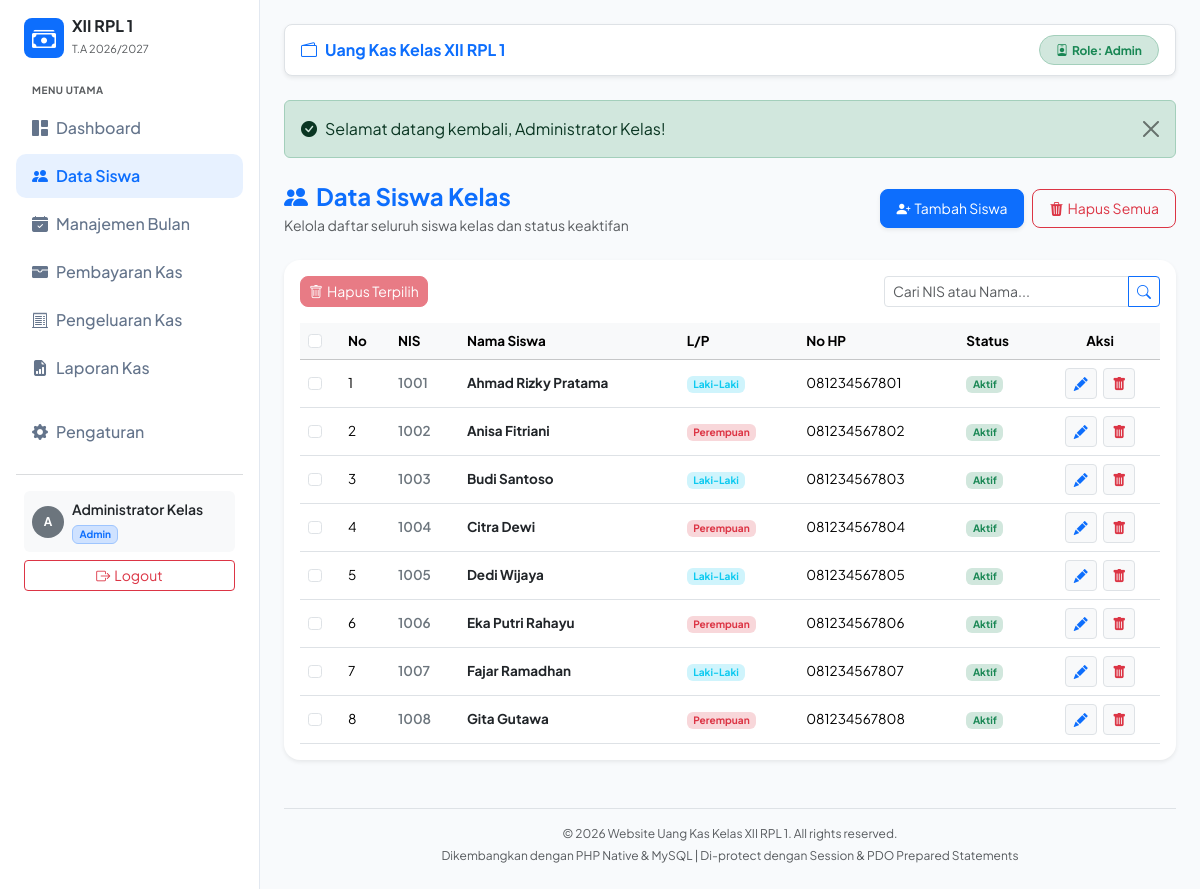
Page /php_native/pages/siswa.php (signed in) on the committed database.
### tables this page shows
CREATE TABLE `pengaturan` (
  `id` INT PRIMARY KEY DEFAULT 1,
  `nama_kelas` VARCHAR(50) NOT NULL DEFAULT 'XII RPL 1',
  `nominal_kas_mingguan` DECIMAL(12,2) NOT NULL DEFAULT 5000,
  `tahun_ajaran` VARCHAR(20) NOT NULL DEFAULT '2026/2027',
  `nama_wali_kelas` VARCHAR(100) DEFAULT 'Dra. Endang Susilowati',
  `nama_bendahara` VARCHAR(100) DEFAULT 'Siti Rahma'
);

CREATE TABLE `siswa` (
  `id` INT AUTO_INCREMENT PRIMARY KEY,
  `nis` VARCHAR(20) NOT NULL UNIQUE,
  `nama` VARCHAR(100) NOT NULL,
  `jenis_kelamin` ENUM('L', 'P') NOT NULL,
  `no_hp` VARCHAR(20) DEFAULT NULL,
  `status` ENUM('Aktif', 'Non-Aktif') DEFAULT 'Aktif',
  `created_at` DATETIME DEFAULT CURRENT_TIMESTAMP
);

### php_native/pages/siswa.php (the view, shortened to what this page needs)
<?php
require_once '../includes/header.php';
require_once '../includes/sidebar.php';
require_once '../includes/navbar.php';
$search = trim($_GET['search'] ?? '');
if (!empty($search)) {
    $stmt = $pdo->prepare("SELECT * FROM siswa WHERE nama LIKE ? OR nis LIKE ? ORDER BY nama ASC");
    $stmt->execute(["%$search%", "%$search%"]);
} else {
    $stmt = $pdo->query("SELECT * FROM siswa ORDER BY nama ASC");
}
$list_siswa = $stmt->fetchAll();
?>
<div class="d-flex flex-column flex-md-row justify-content-between align-items-md-center mb-4 gap-3">
    <div>
        <h4 class="fw-bold mb-1 text-primary"><i class="bi bi-people-fill me-2"></i>Data Siswa Kelas</h4>
        <p class="text-muted small mb-0">Kelola daftar seluruh siswa kelas dan status keaktifan</p>
    </div>
    <div class="d-flex gap-2">
        <button type="button" class="btn btn-primary btn-sm rounded-3 shadow-sm px-3 py-2" data-bs-toggle="modal" data-bs-target="#modalTambahSiswa">
            <i class="bi bi-person-plus-fill me-1"></i>Tambah Siswa
        </button>
        <?php if (is_admin()): ?>
        <button type="button" class="btn btn-outline-danger btn-sm rounded-3 px-3 py-2" data-bs-toggle="modal" data-bs-target="#modalDeleteAll">
            <i class="bi bi-trash3-fill me-1"></i>Hapus Semua
        </button>
        <?php endif; ?>
    </div>
</div>
<div class="card border-0 shadow-sm rounded-4 p-3 bg-white">
    <form action="" method="POST" id="formBulkDelete">
        <div class="row g-3 justify-content-between align-items-center mb-3">
            <div class="col-12 col-md-6 d-flex gap-2">
                <button type="submit" name="bulk_delete" class="btn btn-sm btn-danger rounded-3" onclick="return confirm('Yakin ingin menghapus siswa yang dipilih?')" id="btnBulkDelete" disabled>
                    <i class="bi bi-trash me-1"></i>Hapus Terpilih
                </button>
            </div>
            <div class="col-12 col-md-4">
                <form action="" method="GET">
                    <div class="input-group">
                        <input type="text" name="search" class="form-control form-control-sm" placeholder="Cari NIS atau Nama..." value="<?= htmlspecialchars($search); ?>">
                        <button class="btn btn-outline-primary btn-sm" type="submit"><i class="bi bi-search"></i></button>
                    </div>
                </form>
            </div>
        </div>
        <div class="table-responsive">
            <table class="table table-hover align-middle mb-0" style="font-size: 13.5px;">
                <thead class="table-light">
                    <tr>
                        <th width="40"><input type="checkbox" id="checkAll" class="form-check-input"></th>
                        <th width="50">No</th>
                        <th>NIS</th>
                        <th>Nama Siswa</th>
                        <th>L/P</th>
                        <th>No HP</th>
                        <th>Status</th>
                        <th width="120" class="text-center">Aksi</th>
                    </tr>
                </thead>
                <tbody>
                    <?php $no = 1; foreach ($list_siswa as $s): ?>
                    <tr>
                        <td><input type="checkbox" name="siswa_ids[]" value="<?= $s['id']; ?>" class="form-check-input checkItem"></td>
                        <td><?= $no++; ?></td>
                        <td class="fw-semibold text-secondary"><?= htmlspecialchars($s['nis']); ?></td>
                        <td class="fw-bold text-dark"><?= htmlspecialchars($s['nama']); ?></td>
                        <td>
                            <span class="badge bg-<?= $s['jenis_kelamin'] == 'L' ? 'info' : 'danger'; ?>-subtle text-<?= $s['jenis_kelamin'] == 'L' ? 'info' : 'danger'; ?>">
                                <?= $s['jenis_kelamin'] == 'L' ? 'Laki-Laki' : 'Perempuan'; ?>
                            </span>
                        </td>
                        <td><?= htmlspecialchars($s['no_hp'] ?: '-'); ?></td>
                        <td>
                            <span class="badge bg-<?= $s['status'] == 'Aktif' ? 'success' : 'secondary'; ?>-subtle text-<?= $s['status'] == 'Aktif' ? 'success' : 'secondary'; ?>">
                                <?= htmlspecialchars($s['status']); ?>
                            </span>
                        </td>
                        <td class="text-center">
                            <button type="button" class="btn btn-sm btn-light border text-primary me-1" data-bs-toggle="modal" data-bs-target="#modalEditSiswa<?= $s['id']; ?>">
                                <i class="bi bi-pencil-fill"></i>
                            </button>
                            <a href="siswa.php?action=delete&id=<?= $s['id']; ?>" class="btn btn-sm btn-light border text-danger" onclick="return confirm('Yakin hapus data siswa ini?')">
                                <i class="bi bi-trash-fill"></i>
                            </a>
                        </td>
                    </tr>
                    <?php endforeach; ?>
                </tbody>
            </table>
        </div>
    </form>
</div>
<?php require_once '../includes/footer.php'; ?>

### php_native/includes/sidebar.php
<?php
$current_page = basename($_SERVER['PHP_SELF']);
?>
<div class="sidebar p-3 d-none d-md-block">
    <div class="d-flex align-items-center gap-2 mb-4 px-2">
        <div class="bg-primary text-white rounded-3 p-2 d-flex align-items-center justify-content-center" style="width: 40px; height: 40px;">
            <i class="bi bi-cash-stack fs-4"></i>
        </div>
        <div>
            <h6 class="fw-bold mb-0 text-dark"><?= htmlspecialchars($setting['nama_kelas']); ?></h6>
            <small class="text-muted" style="font-size: 11px;">T.A <?= htmlspecialchars($setting['tahun_ajaran']); ?></small>
        </div>
    </div>
    <div class="text-uppercase text-muted px-3 mb-2" style="font-size: 10px; font-weight: 700; letter-spacing: 0.5px;">Menu Utama</div>
    <ul class="nav nav-pills flex-column mb-auto">
        <li class="nav-item">
            <a href="dashboard.php" class="nav-link <?= $current_page == 'dashboard.php' ? 'active' : ''; ?>">
                <i class="bi bi-grid-1x2-fill me-2"></i>Dashboard
            </a>
        </li>
        <li class="nav-item">
            <a href="siswa.php" class="nav-link <?= $current_page == 'siswa.php' ? 'active' : ''; ?>">
                <i class="bi bi-people-fill me-2"></i>Data Siswa
            </a>
        </li>
        <li class="nav-item">
            <a href="bulan.php" class="nav-link <?= $current_page == 'bulan.php' ? 'active' : ''; ?>">
                <i class="bi bi-calendar-check-fill me-2"></i>Manajemen Bulan
            </a>
        </li>
        <li class="nav-item">
            <a href="pembayaran.php" class="nav-link <?= $current_page == 'pembayaran.php' ? 'active' : ''; ?>">
                <i class="bi bi-wallet-fill me-2"></i>Pembayaran Kas
            </a>
        </li>
        <li class="nav-item">
            <a href="pengeluaran.php" class="nav-link <?= $current_page == 'pengeluaran.php' ? 'active' : ''; ?>">
                <i class="bi bi-receipt-cutoff me-2"></i>Pengeluaran Kas
            </a>
        </li>
        <li class="nav-item">
            <a href="laporan.php" class="nav-link <?= $current_page == 'laporan.php' ? 'active' : ''; ?>">
                <i class="bi bi-file-earmark-bar-graph-fill me-2"></i>Laporan Kas
            </a>
        </li>
        <li class="nav-item mt-3">
            <a href="pengaturan.php" class="nav-link <?= $current_page == 'pengaturan.php' ? 'active' : ''; ?>">
                <i class="bi bi-gear-fill me-2"></i>Pengaturan
            </a>
        </li>
    </ul>
    <hr class="my-3 text-secondary opacity-25">
    <div class="px-2">
        <div class="d-flex align-items-center gap-2 p-2 rounded bg-light">
            <div class="bg-secondary text-white rounded-circle d-flex align-items-center justify-content-center" style="width: 32px; height: 32px; font-weight: bold; font-size: 12px;">
                <?= strtoupper(substr($_SESSION['username'] ?? 'U', 0, 1)); ?>
            </div>
            <div class="overflow-hidden" style="flex: 1;">
                <div class="fw-semibold text-truncate small"><?= htmlspecialchars($_SESSION['nama_lengkap'] ?? 'User'); ?></div>
                <span class="badge bg-primary-subtle text-primary border border-primary-subtle" style="font-size: 10px;"><?= htmlspecialchars($_SESSION['user_role'] ?? 'Bendahara'); ?></span>
            </div>
        </div>
        <a href="../auth/logout.php" class="btn btn-outline-danger btn-sm w-100 mt-2">
            <i class="bi bi-box-arrow-right me-1"></i>Logout
        </a>
    </div>
</div>

### php_native/includes/navbar.php (shortened to what this page needs)
<div class="content-area">
    <nav class="navbar navbar-expand-lg navbar-light bg-white rounded-3 shadow-sm mb-4 px-3 py-2 border">
        <div class="container-fluid p-0">
            <span class="navbar-brand fw-bold fs-6 text-primary me-auto">
                <i class="bi bi-wallet2 me-2"></i>Uang Kas Kelas <?= htmlspecialchars($setting['nama_kelas']); ?>
            </span>
            <div class="d-flex align-items-center gap-2">
                <span class="badge bg-success-subtle text-success border border-success-subtle px-3 py-2 rounded-pill small">
                    <i class="bi bi-person-badge me-1"></i>Role: <?= htmlspecialchars($_SESSION['user_role'] ?? 'Bendahara'); ?>
                </span>
            </div>
        </div>
    </nav>

### php_native/includes/footer.php (shortened to what this page needs)
    <footer class="mt-5 pt-3 text-center text-muted border-top" style="font-size: 12px;">
        <p class="mb-1">&copy; <?= date('Y'); ?> Website Uang Kas Kelas <?= htmlspecialchars($setting['nama_kelas']); ?>. All rights reserved.</p>
        <p class="mb-0">Dikembangkan dengan PHP Native &amp; MySQL | Di-protect dengan Session &amp; PDO Prepared Statements</p>
    </footer>
</div></div>
</body>
</html>

### php_native/includes/header.php (style rules this page uses)
body { font-family: 'Plus Jakarta Sans', sans-serif; background-color: #f8fafc; }
.sidebar { width: 260px; min-height: 100vh; background: #ffffff; border-right: 1px solid #e2e8f0; }
.sidebar .nav-link { color: #64748b; font-weight: 500; padding: 10px 16px; border-radius: 10px; margin-bottom: 4px; }
.sidebar .nav-link:hover, .sidebar .nav-link.active { color: #0d6efd; background-color: #e7f1ff; font-weight: 600; }
.content-area { flex: 1; padding: 24px; }

### rows in the picture
pengaturan: nama_kelas "XII RPL 1", tahun_ajaran "2026/2027"
siswa: nis "1001", nama "Ahmad Rizky Pratama", jenis_kelamin "Laki-Laki", no_hp "081234567801", status "Aktif"
siswa: nis "1002", nama "Anisa Fitriani", jenis_kelamin "Perempuan", no_hp "081234567802", status "Aktif"
siswa: nis "1003", nama "Budi Santoso", jenis_kelamin "Laki-Laki", no_hp "081234567803", status "Aktif"
siswa: nis "1004", nama "Citra Dewi", jenis_kelamin "Perempuan", no_hp "081234567804", status "Aktif"
siswa: nis "1005", nama "Dedi Wijaya", jenis_kelamin "Laki-Laki", no_hp "081234567805", status "Aktif"
siswa: nis "1006", nama "Eka Putri Rahayu", jenis_kelamin "Perempuan", no_hp "081234567806", status "Aktif"
siswa: nis "1007", nama "Fajar Ramadhan", jenis_kelamin "Laki-Laki", no_hp "081234567807", status "Aktif"
siswa: nis "1008", nama "Gita Gutawa", jenis_kelamin "Perempuan", no_hp "081234567808", status "Aktif"

### other values in the picture
substr($_SESSION['username'] ?? 'U', 0, 1) "A"
$_SESSION['nama_lengkap'] "Administrator Kelas"
$_SESSION['user_role'] "Admin"
$_SESSION['flash_success'] "Selamat datang kembali, Administrator Kelas!"
